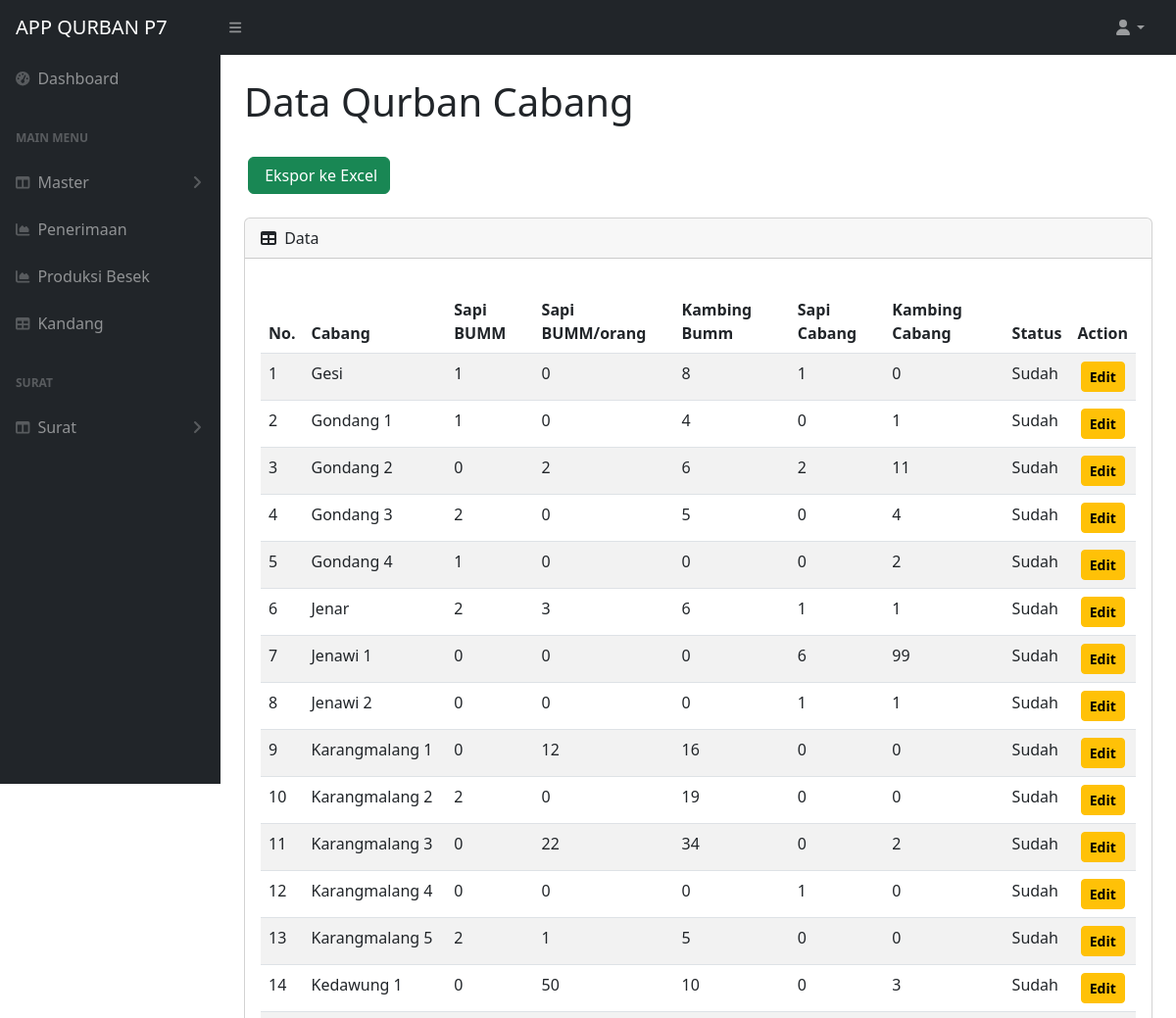
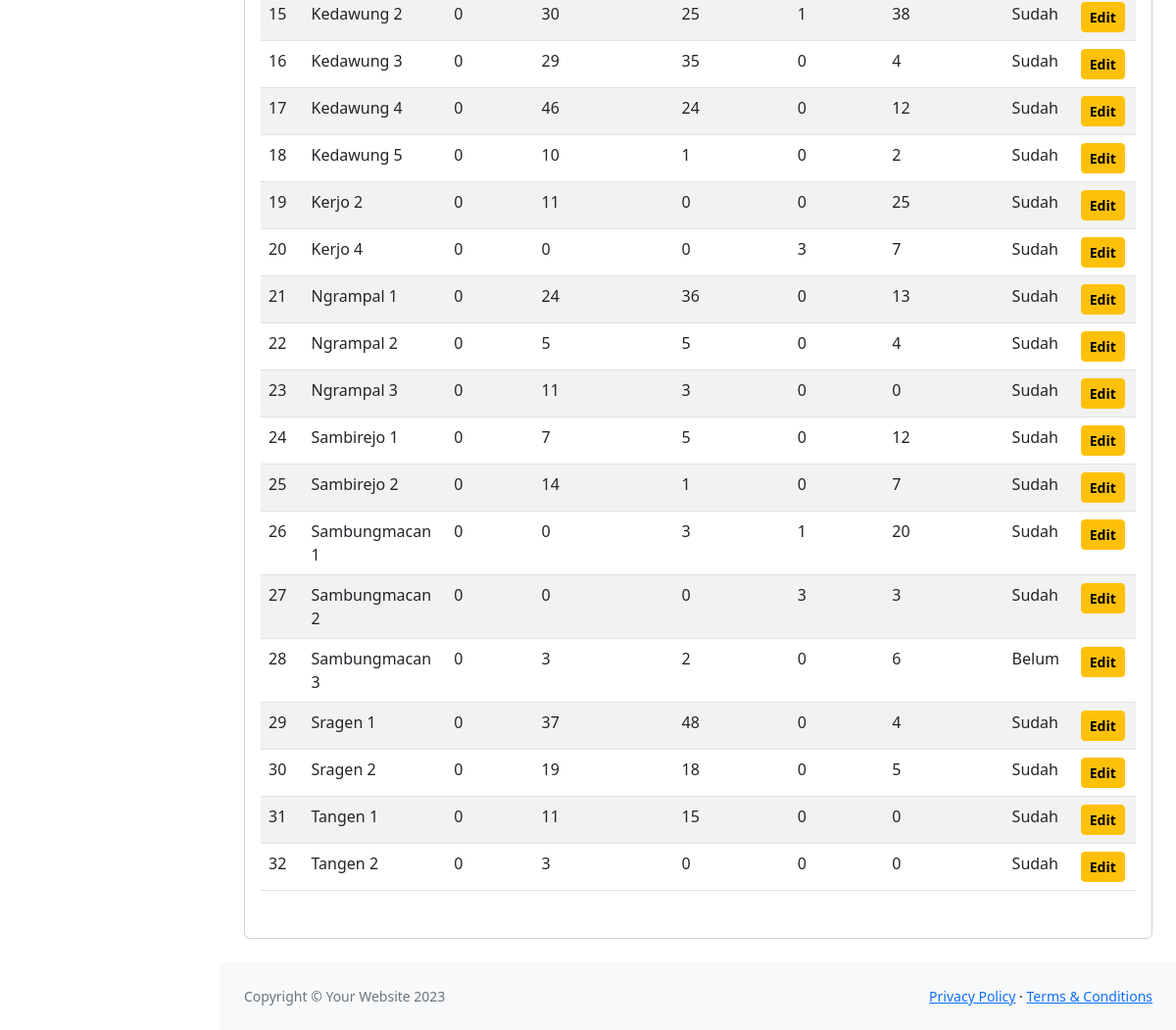
Screenshot of /app/qurban_data.php (signed in) with the database file from the repository (2 pictures, top to bottom).
### tables this page shows
CREATE TABLE `dataqurban2024` (
  `id` int(11) NOT NULL AUTO_INCREMENT,
  `cabang` varchar(255) DEFAULT NULL,
  `sapi_bumm` int(11) DEFAULT NULL,
  `sapib_bumm` int(11) DEFAULT NULL,
  `kambing_bumm` int(11) DEFAULT NULL,
  `sapi_mandiri` int(11) DEFAULT NULL,
  `kambing_mandiri` int(11) DEFAULT NULL,
  `info` varchar(255) NOT NULL,
  `date_input` datetime DEFAULT NULL,
  PRIMARY KEY (`id`)
);

### app/controler/db/controler.php (called while the page is built, shortened)
<?php
function query($query)
{
    global $koneksi;
    $result = mysqli_query($koneksi, $query);
    $rows = [];
    while ($row = mysqli_fetch_assoc($result)) {
        $rows[] = $row;
    }
    return $rows;
}
$view_dataqurban = query("SELECT * FROM dataqurban2024 ORDER BY cabang ASC");

### app/qurban_data.php (the view, shortened to what this page needs)
<?php
require 'controler/db/db.php';
require 'controler/db/controler.php';
?>
<!DOCTYPE html>
<html lang="en">
    <head>
        <link href="https://cdn.jsdelivr.net/npm/simple-datatables@7.1.2/dist/style.min.css" rel="stylesheet" />
        <link href="../css/styles.css" rel="stylesheet" />
    </head>
    <body class="sb-nav-fixed">
        <?php
    include 'navbar-top.php';
    ?>
        <div id="layoutSidenav">
            <div id="layoutSidenav_content">
                <?php
    include 'navbar.php';
    ?>
                <main>
                    <div class="container-fluid px-4">
                        <h1 class="mt-4">Data Qurban Cabang</h1>
                        <br>
                        <ol class="breadcrumb mb-4">
                            <a href="export.php" target="_blank" class="btn btn-success ms-1">&nbsp;Ekspor ke Excel</a>
                        </ol>
                        <div class="card mb-4">
                            <div class="card-header">
                                <i class="fas fa-table me-1"></i>
                                Data
                            </div>
                            <div class="card-body">
                                <div class="row my-3">
                                    <div class="col-md">
                                        <table id="datatablesSimple"
                                            class="table table-striped table-responsive table-hover text-left"
                                            style="width:100%">
                                            <thead>
                                                <tr>
                                                    <th>No.</th>
                                                    <th>Cabang</th>
                                                    <th>Sapi BUMM</th>
                                                    <th>Sapi BUMM/orang</th>
                                                    <th>Kambing Bumm</th>
                                                    <th>Sapi Cabang</th>
                                                    <th>Kambing Cabang</th>
                                                    <th>Status</th>
                                                    <th>Action</th>
                                                </tr>
                                            </thead>
                                            <tbody>
                                                <?php $no = 1; ?>
                                                <?php foreach ($view_dataqurban as $row) : ?>
                                                <tr>
                                                    <td><?= $no++; ?></td>
                                                    <td><?= $row['cabang']; ?></td>
                                                    <td><?= $row['sapi_bumm']; ?></td>
                                                    <td><?= $row['sapib_bumm']; ?></td>
                                                    <td><?= $row['kambing_bumm']; ?></td>
                                                    <td><?= $row['sapi_mandiri']; ?></td>
                                                    <td><?= $row['kambing_mandiri']; ?></td>
                                                    <td><?= $row['info']; ?></td>
                                                    <td class="text-center">
                                                        <a><?php include 'controler/detail_qurban.php'; ?></a>
                                                    </td>
                                                </tr>
                                                <?php endforeach; ?>
                                            </tbody>
                                        </table>
                                    </div>
                                </div>
                            </div>
                        </div>
                    </div>
                </main>
                <footer class="py-4 bg-light mt-auto">
                    <div class="container-fluid px-4">
                        <div class="d-flex align-items-center justify-content-between small">
                            <div class="text-muted">Copyright &copy; Your Website 2023</div>
                            <div>
                                <a href="#">Privacy Policy</a>
                                &middot;
                                <a href="#">Terms &amp; Conditions</a>
                            </div>
                        </div>
                    </div>
                </footer>
            </div>
        </div>
    </body>
</html>

### app/controler/detail_qurban.php (shortened to what this page needs)
<a class="btn btn-warning btn-sm" style="font-weight: 600;" data-toggle="modal"
    data-target="#edit<?php echo $row['id']; ?>"><i class="bi bi-pencil-square"></i>Edit</a>

### rows the page displays
dataqurban2024: cabang "Gesi", sapi_bumm "1", sapib_bumm "0", kambing_bumm "8", sapi_mandiri "1", kambing_mandiri "0", info "Sudah"
dataqurban2024: cabang "Gondang 1", sapi_bumm "1", sapib_bumm "0", kambing_bumm "4", sapi_mandiri "0", kambing_mandiri "1", info "Sudah"
dataqurban2024: cabang "Gondang 2", sapi_bumm "0", sapib_bumm "2", kambing_bumm "6", sapi_mandiri "2", kambing_mandiri "11", info "Sudah"
dataqurban2024: cabang "Gondang 3", sapi_bumm "2", sapib_bumm "0", kambing_bumm "5", sapi_mandiri "0", kambing_mandiri "4", info "Sudah"
dataqurban2024: cabang "Gondang 4", sapi_bumm "1", sapib_bumm "0", kambing_bumm "0", sapi_mandiri "0", kambing_mandiri "2", info "Sudah"
dataqurban2024: cabang "Jenar", sapi_bumm "2", sapib_bumm "3", kambing_bumm "6", sapi_mandiri "1", kambing_mandiri "1", info "Sudah"
dataqurban2024: cabang "Jenawi 1", sapi_bumm "0", sapib_bumm "0", kambing_bumm "0", sapi_mandiri "6", kambing_mandiri "99", info "Sudah"
dataqurban2024: cabang "Jenawi 2", sapi_bumm "0", sapib_bumm "0", kambing_bumm "0", sapi_mandiri "1", kambing_mandiri "1", info "Sudah"
dataqurban2024: cabang "Karangmalang 1", sapi_bumm "0", sapib_bumm "12", kambing_bumm "16", sapi_mandiri "0", kambing_mandiri "0", info "Sudah"
dataqurban2024: cabang "Karangmalang 2", sapi_bumm "2", sapib_bumm "0", kambing_bumm "19", sapi_mandiri "0", kambing_mandiri "0", info "Sudah"
dataqurban2024: cabang "Karangmalang 3", sapi_bumm "0", sapib_bumm "22", kambing_bumm "34", sapi_mandiri "0", kambing_mandiri "2", info "Sudah"
dataqurban2024: cabang "Karangmalang 4", sapi_bumm "0", sapib_bumm "0", kambing_bumm "0", sapi_mandiri "1", kambing_mandiri "0", info "Sudah"
dataqurban2024: cabang "Karangmalang 5", sapi_bumm "2", sapib_bumm "1", kambing_bumm "5", sapi_mandiri "0", kambing_mandiri "0", info "Sudah"
dataqurban2024: cabang "Kedawung 1", sapi_bumm "0", sapib_bumm "50", kambing_bumm "10", sapi_mandiri "0", kambing_mandiri "3", info "Sudah"
dataqurban2024: cabang "Kedawung 2", sapi_bumm "0", sapib_bumm "30", kambing_bumm "25", sapi_mandiri "1", kambing_mandiri "38", info "Sudah"
dataqurban2024: cabang "Kedawung 3", sapi_bumm "0", sapib_bumm "29", kambing_bumm "35", sapi_mandiri "0", kambing_mandiri "4", info "Sudah"
dataqurban2024: cabang "Kedawung 4", sapi_bumm "0", sapib_bumm "46", kambing_bumm "24", sapi_mandiri "0", kambing_mandiri "12", info "Sudah"
dataqurban2024: cabang "Kedawung 5", sapi_bumm "0", sapib_bumm "10", kambing_bumm "1", sapi_mandiri "0", kambing_mandiri "2", info "Sudah"
dataqurban2024: cabang "Kerjo 2", sapi_bumm "0", sapib_bumm "11", kambing_bumm "0", sapi_mandiri "0", kambing_mandiri "25", info "Sudah"
dataqurban2024: cabang "Kerjo 4", sapi_bumm "0", sapib_bumm "0", kambing_bumm "0", sapi_mandiri "3", kambing_mandiri "7", info "Sudah"
dataqurban2024: cabang "Ngrampal 1", sapi_bumm "0", sapib_bumm "24", kambing_bumm "36", sapi_mandiri "0", kambing_mandiri "13", info "Sudah"
dataqurban2024: cabang "Ngrampal 2", sapi_bumm "0", sapib_bumm "5", kambing_bumm "5", sapi_mandiri "0", kambing_mandiri "4", info "Sudah"
dataqurban2024: cabang "Ngrampal 3", sapi_bumm "0", sapib_bumm "11", kambing_bumm "3", sapi_mandiri "0", kambing_mandiri "0", info "Sudah"
dataqurban2024: cabang "Sambirejo 1", sapi_bumm "0", sapib_bumm "7", kambing_bumm "5", sapi_mandiri "0", kambing_mandiri "12", info "Sudah"
dataqurban2024: cabang "Sambirejo 2", sapi_bumm "0", sapib_bumm "14", kambing_bumm "1", sapi_mandiri "0", kambing_mandiri "7", info "Sudah"
dataqurban2024: cabang "Sambungmacan 1", sapi_bumm "0", sapib_bumm "0", kambing_bumm "3", sapi_mandiri "1", kambing_mandiri "20", info "Sudah"
dataqurban2024: cabang "Sambungmacan 2", sapi_bumm "0", sapib_bumm "0", kambing_bumm "0", sapi_mandiri "3", kambing_mandiri "3", info "Sudah"
dataqurban2024: cabang "Sambungmacan 3", sapi_bumm "0", sapib_bumm "3", kambing_bumm "2", sapi_mandiri "0", kambing_mandiri "6", info "Belum"
dataqurban2024: cabang "Sragen 1", sapi_bumm "0", sapib_bumm "37", kambing_bumm "48", sapi_mandiri "0", kambing_mandiri "4", info "Sudah"
dataqurban2024: cabang "Sragen 2", sapi_bumm "0", sapib_bumm "19", kambing_bumm "18", sapi_mandiri "0", kambing_mandiri "5", info "Sudah"
dataqurban2024: cabang "Tangen 1", sapi_bumm "0", sapib_bumm "11", kambing_bumm "15", sapi_mandiri "0", kambing_mandiri "0", info "Sudah"
dataqurban2024: cabang "Tangen 2", sapi_bumm "0", sapib_bumm "3", kambing_bumm "0", sapi_mandiri "0", kambing_mandiri "0", info "Sudah"
